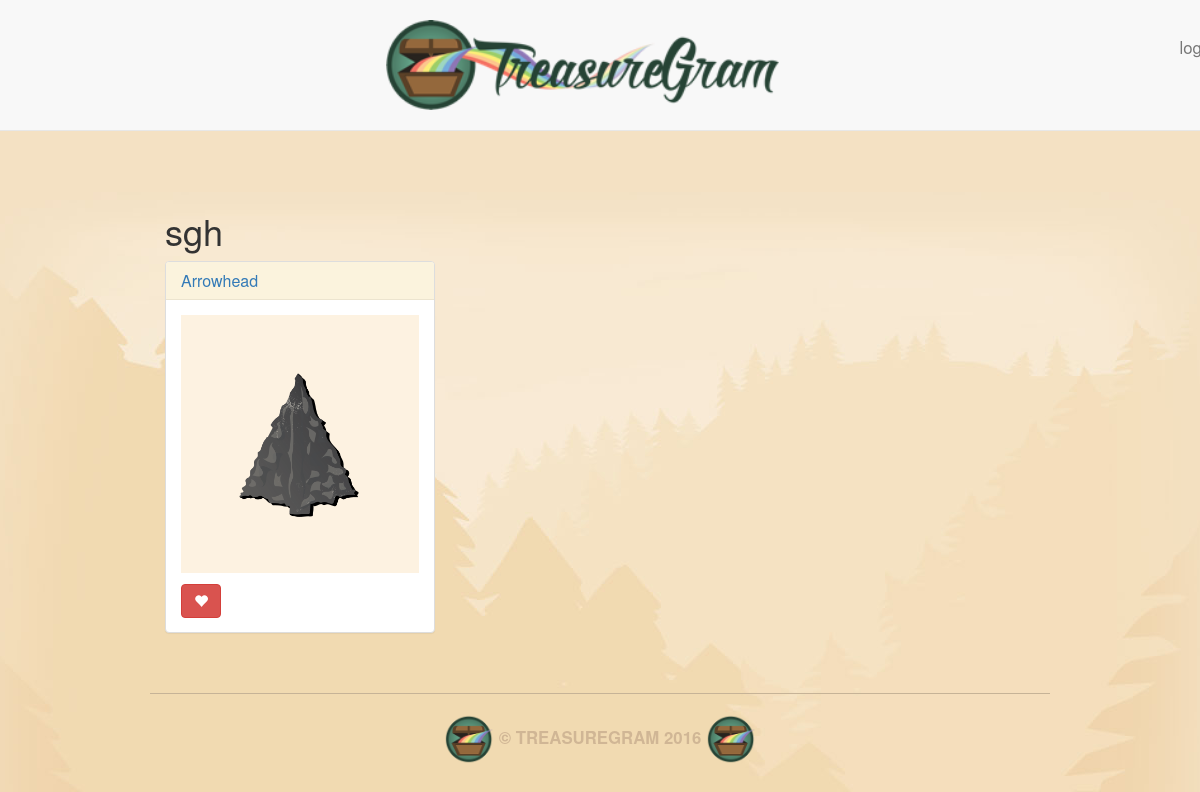
Page /user/sgh/ on the earlier database version.
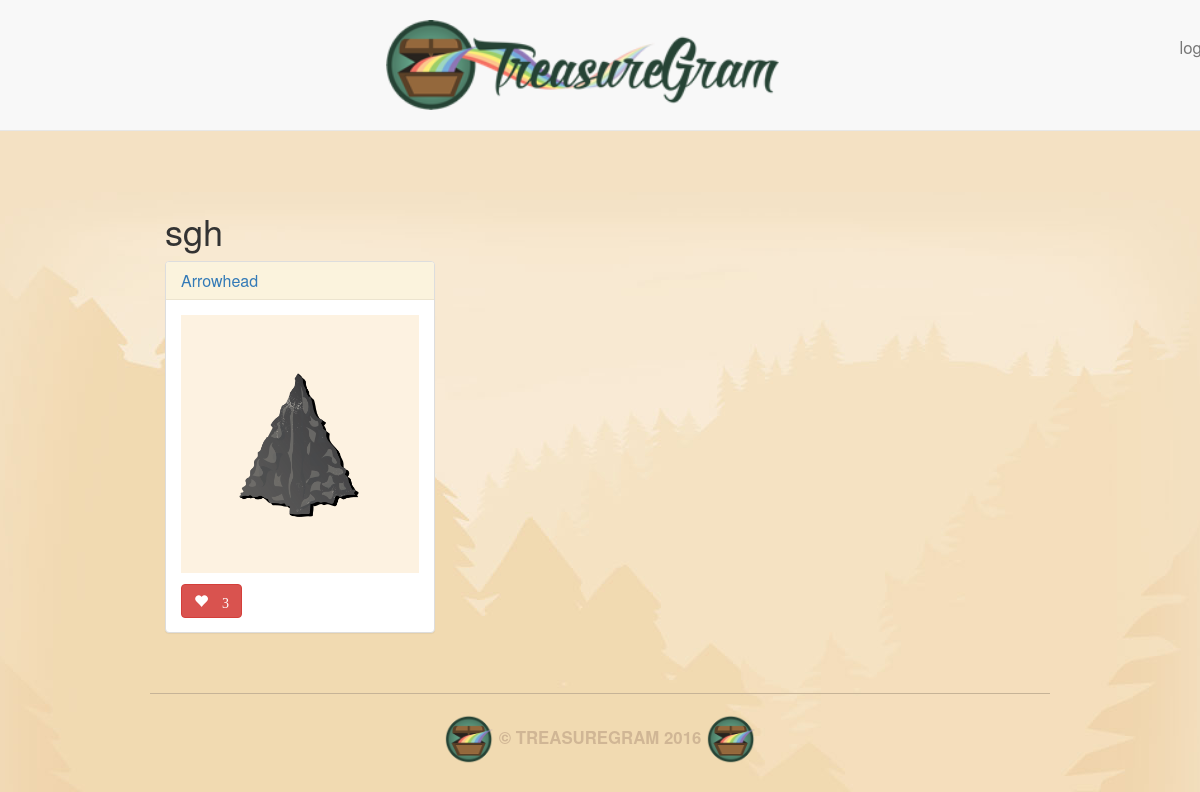
Same page on the later database version.
### main_app/models.py (models this page shows, shortened)
class Treasure(models.Model):
    user = models.ForeignKey(User)
    name = models.CharField(max_length=100)
    value = models.DecimalField(max_digits=10, decimal_places=2)
    material = models.CharField(max_length=100)
    location = models.CharField(max_length=100)
    image = models.ImageField(upload_to='treasure_images', default='media/default.png')
    likes = models.IntegerField(default=0)

### main_app/views.py (the view)
# urls.py: url(r'^user/(\w+)/$', views.profile, name='profile'),
def profile(request, username):
    user = User.objects.get(username=username)
    treasures = Treasure.objects.filter(user=user)
    return render(request, 'profile.html', {'username': username, 'treasures': treasures})

### main_app/templates/profile.html (shortened to what this page needs)
{% extends 'base.html' %}
{% block content %}
    <h1>{{ username }}</h1>
    <div class="row">
        {% for treasure in treasures %}
            <div class="col-md-4">
                <a href="/{{ treasure.id }}/">
                    <div class="treasure panel panel-default">
                        <div class="panel-heading">
                            <h3 class="panel-title">{{ treasure.name }}</h3>
                        </div>
                        <div class="panel-body">
                            <a href="/{{ treasure.id }}/">
                                <div class="treasure-photo">
                                    <img src="{{ treasure.image.url }}">
                                </div>
                            </a>
                            <button id="likes" data-id="{{treasure.id}}" class="btn btn-mini btn-danger glyphicon glyphicon-heart" type="button">
                                {% if treasure.likes > 0 %}
                                    {{ treasure.likes }}
                                {% endif %}
                            </button>
                        </div>
                    </div>
                </a>
            </div>
        {% endfor %}
    </div><br>
{% endblock %}

Differences in the rows shown:
changed Treasure "Arrowhead": likes (not shown) → "3"
